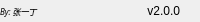
              <widget class="QFrame" name="bottomBar">
               <property name="minimumSize">
                <size>
                 <width>0</width>
                 <height>22</height>
                </size>
               </property>
               <property name="maximumSize">
                <size>
                 <width>16777215</width>
                 <height>22</height>
                </size>
               </property>
               <property name="frameShape">
                <enum>QFrame::NoFrame</enum>
               </property>
               <property name="frameShadow">
                <enum>QFrame::Raised</enum>
               </property>
               <layout class="QHBoxLayout" name="horizontalLayout_5">
                <property name="spacing">
                 <number>0</number>
                </property>
                <property name="leftMargin">
                 <number>0</number>
                </property>
                <property name="topMargin">
                 <number>0</number>
                </property>
                <property name="rightMargin">
                 <number>0</number>
                </property>
                <property name="bottomMargin">
                 <number>0</number>
                </property>
                <item>
                 <widget class="QLabel" name="creditsLabel">
                  <property name="maximumSize">
                   <size>
                    <width>16777215</width>
                    <height>16</height>
                   </size>
                  </property>
                  <property name="font">
                   <font>
                    <family>Smiley Sans</family>
                    <pointsize>6</pointsize>
                    <weight>50</weight>
                    <italic>true</italic>
                    <bold>false</bold>
                   </font>
                  </property>
                  <property name="styleSheet">
                   <string notr="true">font: italic 6pt &quot;Smiley Sans&quot;;</string>
                  </property>
                  <property name="text">
                   <string>By: 张一丁</string>
                  </property>
                  <property name="alignment">
                   <set>Qt::AlignLeading|Qt::AlignLeft|Qt::AlignVCenter</set>
                  </property>
                 </widget>
                </item>
                <item>
                 <widget class="QLabel" name="version">
                  <property name="styleSheet">
                   <string notr="true">font: italic 9pt &quot;Smiley Sans&quot;;</string>
                  </property>
                  <property name="text">
                   <string>v2.0.0</string>
                  </property>
                  <property name="alignment">
                   <set>Qt::AlignRight|Qt::AlignTrailing|Qt::AlignVCenter</set>
                  </property>
                 </widget>
                </item>
                <item>
                 <widget class="QFrame" name="frame_size_grip">
                  <property name="minimumSize">
                   <size>
                    <width>20</width>
                    <height>0</height>
                   </size>
                  </property>
                  <property name="maximumSize">
                   <size>
                    <width>20</width>
                    <height>16777215</height>
                   </size>
                  </property>
                  <property name="frameShape">
                   <enum>QFrame::NoFrame</enum>
                  </property>
                  <property name="frameShadow">
                   <enum>QFrame::Raised</enum>
                  </property>
                 </widget>
                </item>
               </layout>
              </widget>
